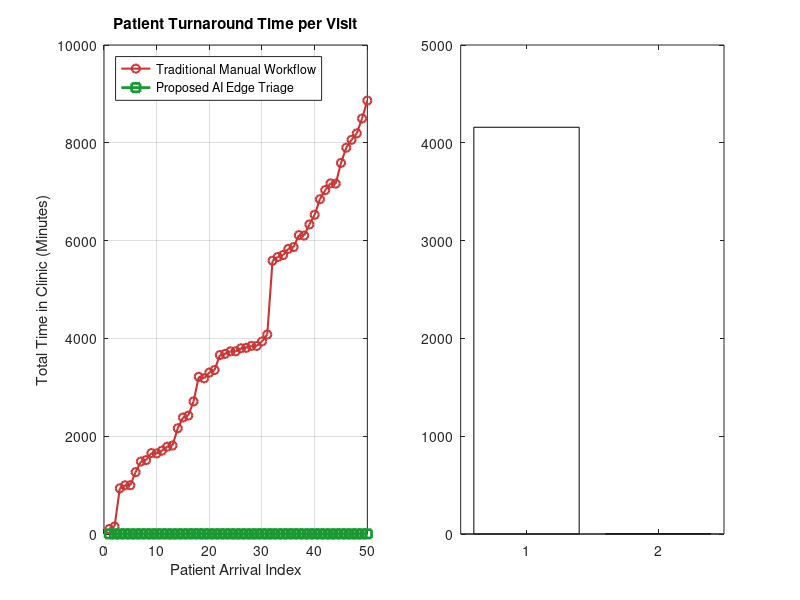

MATLAB code to generate this figure: (Note: this script raises an error after producing the figure.)
% =========================================================================
% SIMULATION: Rural PHC Workflow (Traditional vs AI Triage)
% =========================================================================
clear; clc; close all;

% System Parameters (in minutes)
numPatients = 50;
seed = 42; rng(seed);

% Patient Inter-arrival times (Exponential distribution, mean = 10 mins)
interArrivalTimes = exprnd(10, [numPatients, 1]);
arrivalTimes = cumsum(interArrivalTimes);

% Process 1: Fundus Image Capture (Mean = 3 mins, Normal distribution)
captureTime = normrnd(3, 0.5, [numPatients, 1]);
captureTime = max(0.5, captureTime); % Floor to min 30 sec

% Process 2A: Manual Doctor Diagnostic Latency (Mean = 150 mins)
manualDiagnosisLatency = exprnd(150, [numPatients, 1]);

% Process 2B: AI Edge Diagnostic Latency (Mean = 0.05 mins / 3 seconds)
aiDiagnosisLatency = normrnd(0.05, 0.01, [numPatients, 1]);
aiDiagnosisLatency = max(0.01, aiDiagnosisLatency);

% -------------------------------------------------------------------------
% 1. Simulate Traditional Manual Workflow Queue
% -------------------------------------------------------------------------
manualWaitTimes = zeros(numPatients, 1);
manualTotalTimes = zeros(numPatients, 1);
doctorFreeTime = 0;

for i = 1:numPatients
    captureEnd = arrivalTimes(i) + captureTime(i);
    serviceStart = max(captureEnd, doctorFreeTime);
    manualWaitTimes(i) = serviceStart - arrivalTimes(i);
    doctorFreeTime = serviceStart + manualDiagnosisLatency(i);
    manualTotalTimes(i) = doctorFreeTime - arrivalTimes(i);
end

% -------------------------------------------------------------------------
% 2. Simulate AI Triage Workflow Queue
% -------------------------------------------------------------------------
aiWaitTimes = zeros(numPatients, 1);
aiTotalTimes = zeros(numPatients, 1);
aiSystemFreeTime = 0;

for i = 1:numPatients
    captureEnd = arrivalTimes(i) + captureTime(i);
    serviceStart = max(captureEnd, aiSystemFreeTime);
    aiWaitTimes(i) = serviceStart - arrivalTimes(i);
    aiSystemFreeTime = serviceStart + aiDiagnosisLatency(i);
    aiTotalTimes(i) = aiSystemFreeTime - arrivalTimes(i);
end

% -------------------------------------------------------------------------
% 3. Calculate Key Impact Metrics
% -------------------------------------------------------------------------
avgManualWait = mean(manualTotalTimes);
avgAIWait = mean(aiTotalTimes);
reductionPercent = ((avgManualWait - avgAIWait) / avgManualWait) * 100;

fprintf('====================================================\n');
fprintf('  RURAL PHC PATIENT WAIT-TIME SIMULATION RESULTS    \n');
fprintf('====================================================\n');
fprintf('Traditional System Avg Turnaround: %.1f minutes\n', avgManualWait);
fprintf('AI-Powered System Avg Turnaround : %.1f minutes\n', avgAIWait);
fprintf('Total Patient Wait Time Saved    : %.1f%%\n', reductionPercent);
fprintf('====================================================\n');

% -------------------------------------------------------------------------
% 4. Generate Visual Proof Graphs for Hackathon Submission
% -------------------------------------------------------------------------
figure('Name', 'PHC Queue System Performance', 'Position', [100 100 1000 450]);

% Plot 1: Individual Patient Turnaround Time Comparison
subplot(1,2,1);
plot(1:numPatients, manualTotalTimes, '-o', 'Color', [0.8 0.2 0.2], 'LineWidth', 1.5, 'DisplayName', 'Traditional Manual Workflow');
hold on;
plot(1:numPatients, aiTotalTimes, '-s', 'Color', [0.1 0.6 0.2], 'LineWidth', 2, 'DisplayName', 'Proposed AI Edge Triage');
grid on;
title('Patient Turnaround Time per Visit', 'FontSize', 11, 'FontWeight', 'bold');
xlabel('Patient Arrival Index');
ylabel('Total Time in Clinic (Minutes)');
legend('Location', 'northwest');

% Plot 2: Average Wait Time Impact Bar Chart
subplot(1,2,2);
b = bar([avgManualWait, avgAIWait], 'FaceColor', 'flat');
b.CData(1,:) = [0.8 0.2 0.2]; % Red for manual
b.CData(2,:) = [0.1 0.6 0.2]; % Green for AI
grid on;
set(gca, 'XTickLabel', {'Manual Tele-consult', 'AI Edge Triage'});
ylabel('Average Wait Time (Minutes)');
title('Mean System Latency Reduction', 'FontSize', 11, 'FontWeight', 'bold');

% Add Data Labels on Bars
text(1, avgManualWait + 10, sprintf('%.1f min', avgManualWait), 'HorizontalAlignment', 'center', 'FontWeight', 'bold');
text(2, avgAIWait + 10, sprintf('%.1f min', avgAIWait), 'HorizontalAlignment', 'center', 'FontWeight', 'bold', 'Color', [0 0.4 0]);
